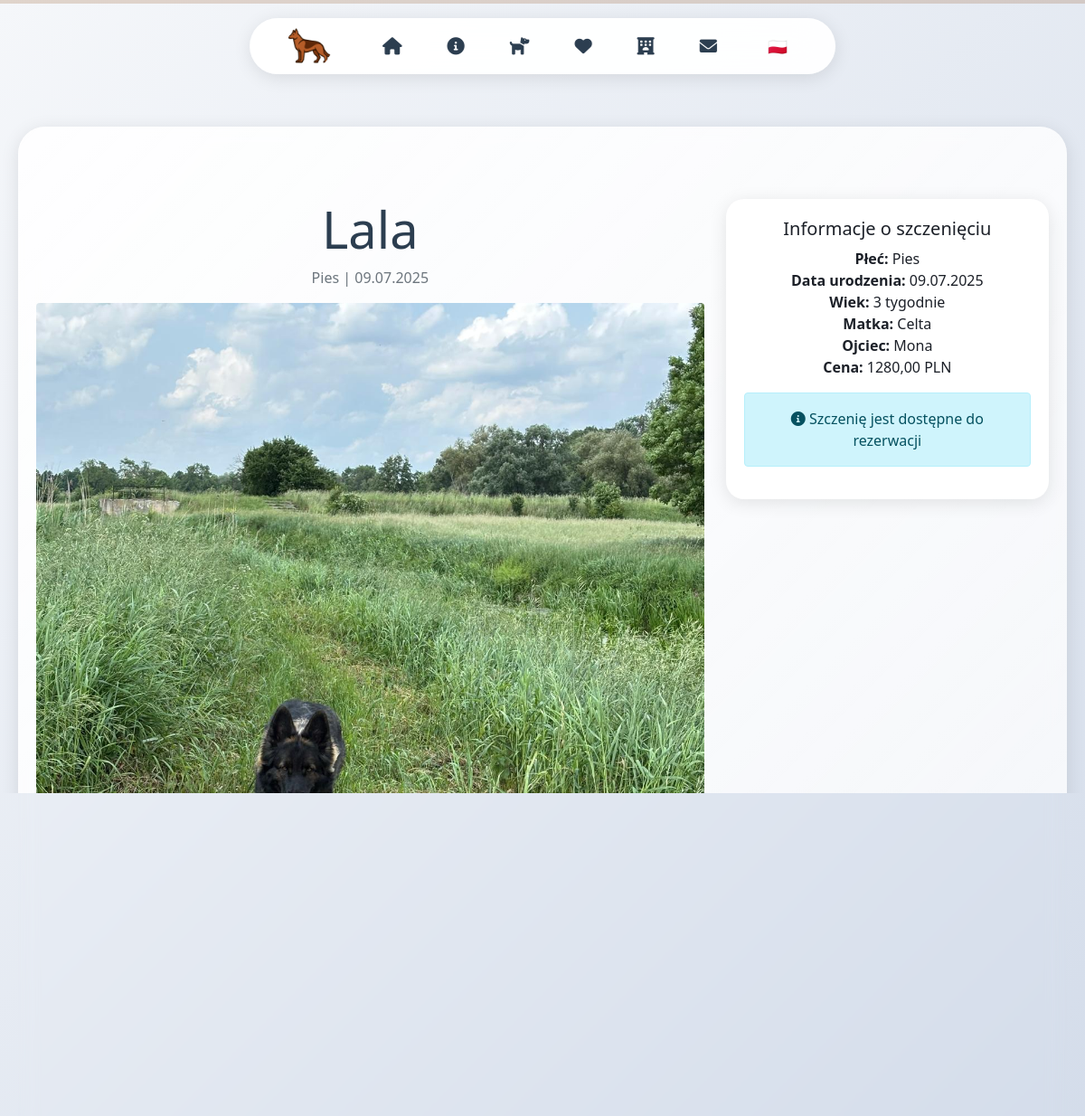
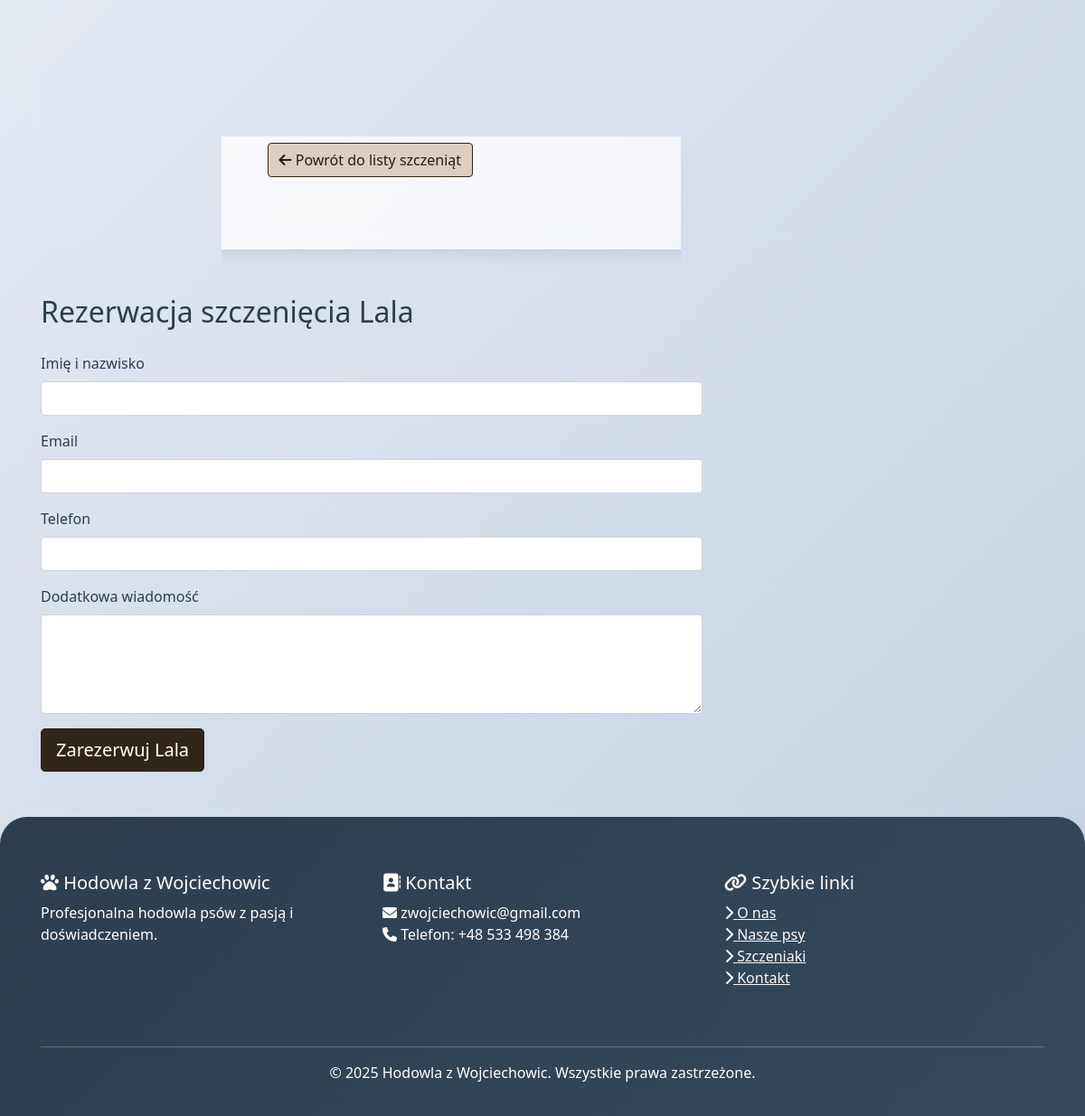
The app's page /pl/szczeniaki/1/ with its own data (2 pictures, top to bottom).
### main/models.py (models this page shows, shortened)
class Puppy(models.Model):
    name = models.CharField(max_length=100, verbose_name='Imię')
    mother = models.ForeignKey(Dog, on_delete=models.CASCADE, related_name='puppies_as_mother', verbose_name='Matka')
    father = models.ForeignKey(Dog, on_delete=models.CASCADE, related_name='puppies_as_father', verbose_name='Ojciec')
    birth_date = models.DateField(verbose_name='Data urodzenia')
    gender = models.CharField(max_length=10, choices=[('male', 'Pies'), ('female', 'Suka')], verbose_name='Płeć')
    description = models.TextField(blank=True, verbose_name='Opis')
    photo = models.ImageField(upload_to='puppies/', verbose_name='Zdjęcie główne')
    certificate = models.ImageField(upload_to='certificates/', blank=True, null=True, verbose_name='Certyfikat')
    is_available = models.BooleanField(default=True, verbose_name='Dostępne')
    price = models.DecimalField(max_digits=10, decimal_places=2, verbose_name='Cena')
    class Meta:
        ordering = ['-birth_date']
        verbose_name = 'Szczeniak'
        verbose_name_plural = 'Szczeniaki'

class Dog(models.Model):
    name = models.CharField(max_length=100, verbose_name='Imię')
    breed = models.CharField(max_length=100, verbose_name='Rasa')
    birth_date = models.DateField(verbose_name='Data urodzenia')
    gender = models.CharField(max_length=10, choices=[('male', 'Pies'), ('female', 'Suka')], verbose_name='Płeć')
    description = models.TextField(verbose_name='Opis')
    photo = models.ImageField(upload_to='dogs/', verbose_name='Zdjęcie główne')
    is_breeding = models.BooleanField(default=False, verbose_name='Pies hodowlany')
    certificate = models.ImageField(upload_to='certificates/', blank=True, null=True, verbose_name='Certyfikat')
    class Meta:
        ordering = ['name']
        verbose_name = 'Pies'
        verbose_name_plural = 'Psy'

### main/views.py (the view)
# urls.py: path(_('szczeniaki/<int:pk>/'), views.puppy_detail, name='puppy_detail'),
def puppy_detail(request, pk):
    puppy = get_object_or_404(Puppy, pk=pk)
    if request.method == 'POST' and puppy.is_available:
        form = PuppyReservationForm(request.POST)
        if form.is_valid():
            reservation = form.save(commit=False)
            reservation.puppy = puppy
            reservation.save()
            messages.success(request, f'Rezerwacja szczenięcia {puppy.name} została wysłana pomyślnie!')
            return redirect('puppy_detail', pk=puppy.pk)
    else:
        form = PuppyReservationForm()
    return render(request, 'puppy_detail.html', {
        'puppy': puppy,
        'form': form
    })

### main/forms.py
class PuppyReservationForm(forms.ModelForm):
    class Meta:
        model = Reservation
        fields = ['customer_name', 'customer_email', 'customer_phone', 'message']
        widgets = {
            'customer_name': forms.TextInput(attrs={'class': 'form-control'}),
            'customer_email': forms.EmailInput(attrs={'class': 'form-control'}),
            'customer_phone': forms.TextInput(attrs={'class': 'form-control'}),
            'message': forms.Textarea(attrs={'class': 'form-control', 'rows': 4}),
        }

### templates/puppy_detail.html (shortened to what this page needs)
{% extends 'base.html' %}
{% block content %}
<div class="hero-section">
    <div class="row">
        <div class="col-lg-8">
            <h1 class="display-4">{{ puppy.name }}</h1>
            <p class="text-muted">{{ puppy.get_gender_display }} | {{ puppy.birth_date|date:"d.m.Y" }}</p>
            {% if puppy.photo %}
            <img src="{{ puppy.photo.url }}" alt="{{ puppy.name }}" class="img-fluid mb-4 rounded">
            {% endif %}
            <div class="content">
                {{ puppy.description|linebreaks }}
            </div>
            <div class="mt-4">
                <a href="{% url 'puppies' %}" class="btn btn-outline-primary">
                    <i class="fas fa-arrow-left"></i> Powrót do listy szczeniąt
                </a>
            </div>
        </div>
        <div class="col-lg-4">
            <div class="card">
                <div class="card-body">
                    <h5 class="card-title">Informacje o szczenięciu</h5>
                    <p class="card-text">
                        <strong>Płeć:</strong> {{ puppy.get_gender_display }}<br>
                        <strong>Data urodzenia:</strong> {{ puppy.birth_date|date:"d.m.Y" }}<br>
                        <strong>Wiek:</strong> {{ puppy.birth_date|timesince }}<br>
                        <strong>Matka:</strong> {{ puppy.mother.name }}<br>
                        <strong>Ojciec:</strong> {{ puppy.father.name }}<br>
                        <strong>Cena:</strong> {{ puppy.price }} PLN
                    </p>
                    {% if puppy.is_available %}
                    <div class="alert alert-info">
                        <i class="fas fa-info-circle"></i> Szczenię jest dostępne do rezerwacji
                    </div>
                    {% else %}
                    <div class="alert alert-warning">
                        <i class="fas fa-exclamation-triangle"></i> Szczenię zostało już zarezerwowane
                    </div>
                    {% endif %}
                </div>
            </div>
        </div>
    </div>
</div>
{% if puppy.is_available %}
<div class="container my-5">
    <div class="row">
        <div class="col-12">
            <h2 class="mb-4">Rezerwacja szczenięcia {{ puppy.name }}</h2>
        </div>
    </div>
    <div class="row">
        <div class="col-lg-8">
            <form method="post">
                <div class="mb-3">
                    <label for="{{ form.customer_name.id_for_label }}" class="form-label">Imię i nazwisko</label>
                    {{ form.customer_name }}
                </div>
                <div class="mb-3">
                    <label for="{{ form.customer_email.id_for_label }}" class="form-label">Email</label>
                    {{ form.customer_email }}
                </div>
                <div class="mb-3">
                    <label for="{{ form.customer_phone.id_for_label }}" class="form-label">Telefon</label>
                    {{ form.customer_phone }}
                </div>
                <div class="mb-3">
                    <label for="{{ form.message.id_for_label }}" class="form-label">Dodatkowa wiadomość</label>
                    {{ form.message }}
                </div>
                <button type="submit" class="btn btn-primary btn-lg">Zarezerwuj {{ puppy.name }}</button>
            </form>
        </div>
        <div class="col-lg-4">
        </div>
    </div>
</div>
{% endif %}
{% endblock %}

### static/css/base.css (style rules this page uses)
.btn-primary { background-color: #30251a !important; border-color: #30251a !important; }
.btn-outline-primary { color: #221d1a !important; border-color: #30251a !important; background-color: #e0cdc2 !important; }

### static/css/variables.css (style rules this page uses)
:root { --primary-color: #8B4513; --secondary-color: #D2691E; --accent-color: #FF6B35; --text-dark: #2C3E50; --bg-light: #F8F9FA; --shadow: 0 4px 20px rgba(0,0,0,0.1); --transition: all 0.3s cubic-bezier(0.4, 0, 0.2, 1); --bs-primary: #221d1a; }

### static/css/global.css (style rules this page uses)
* { margin: 0; padding: 0; box-sizing: border-box; }
body { font-family: 'Segoe UI', Tahoma, Geneva, Verdana, sans-serif; background: linear-gradient(135deg, #f5f7fa 0%, #c3cfe2 100%); min-height: 100vh; color: var(--text-dark); overflow-x: hidden; }
.container { padding-left: 15px; padding-right: 15px; }
h1, h2, h3, h4, h5, h6 { line-height: 1.3; }
p { line-height: 1.5; }

### static/css/cards.css (style rules this page uses)
.card { color: rgb(28, 32, 40); border: none; border-radius: 20px; box-shadow: var(--shadow); transition: var(--transition); overflow: hidden; }
.card-body { padding: 20px !important; }

### static/css/hero.css (style rules this page uses)
.hero-section { background: linear-gradient(135deg, rgba(255,255,255,0.9) 0%, rgba(255,255,255,0.7) 100%); backdrop-filter: blur(10px); border-radius: 30px; padding: 80px 20px; margin: 20px; box-shadow: var(--shadow); text-align: center; }

### static/css/mobile.css (style rules this page uses)
.card-img-top, .img-fluid { max-width: 100%; height: auto; object-fit: cover; }

### records on screen
Puppy: name "Lala", gender "Pies", birth_date "09.07.2025", photo (picture), birth_date "3 tygodnie", mother.name "Celta", father.name "Mona", price "1280,00"
